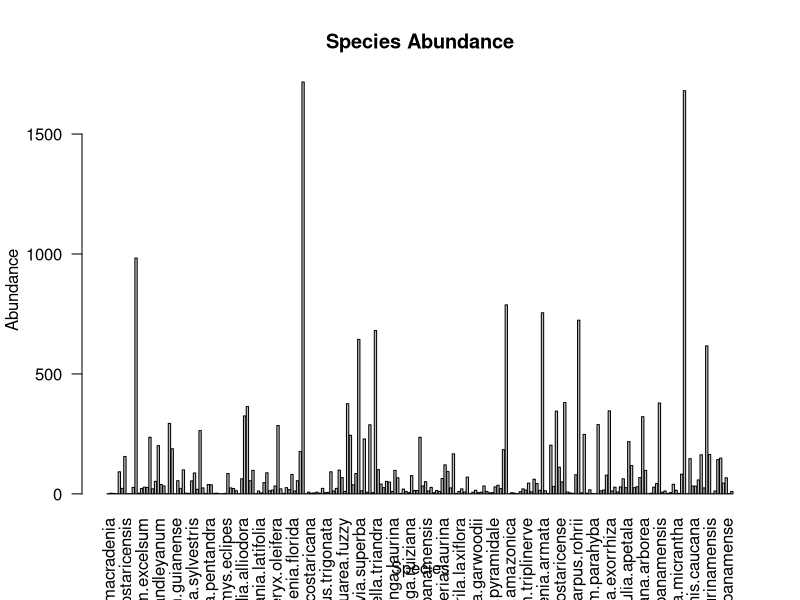
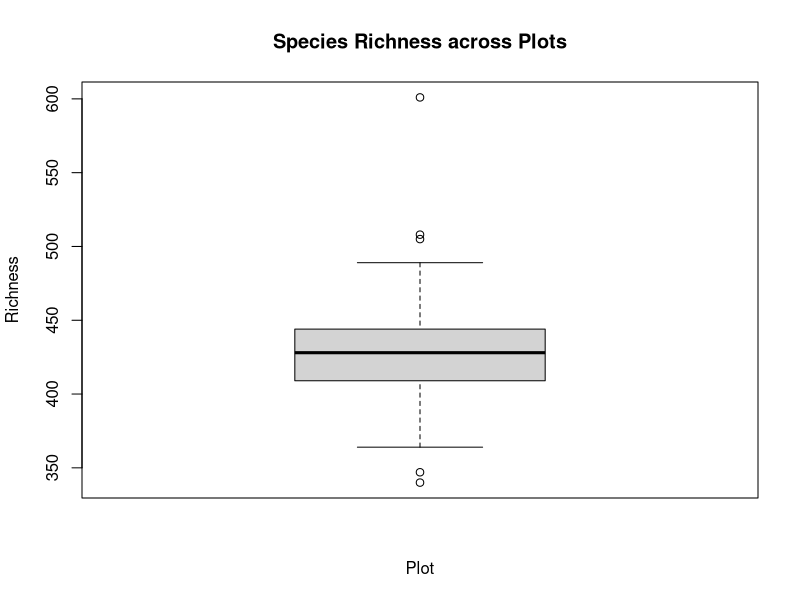
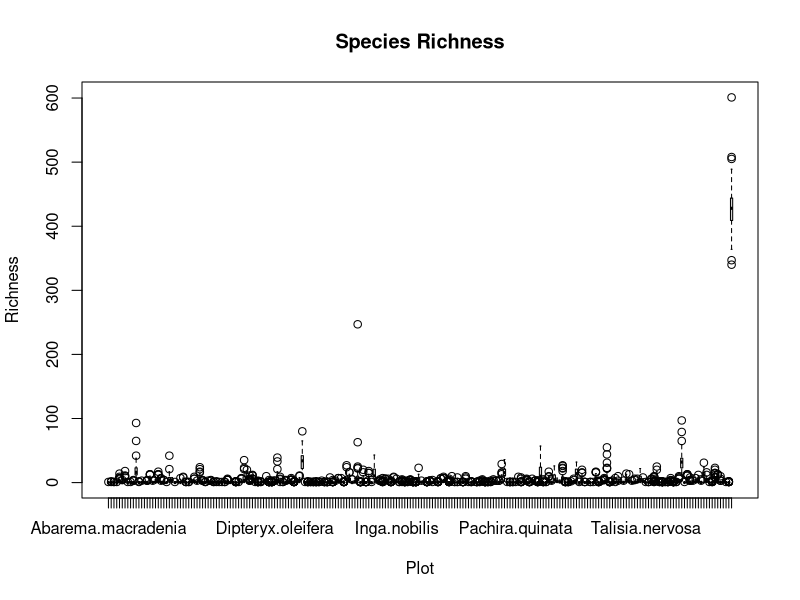
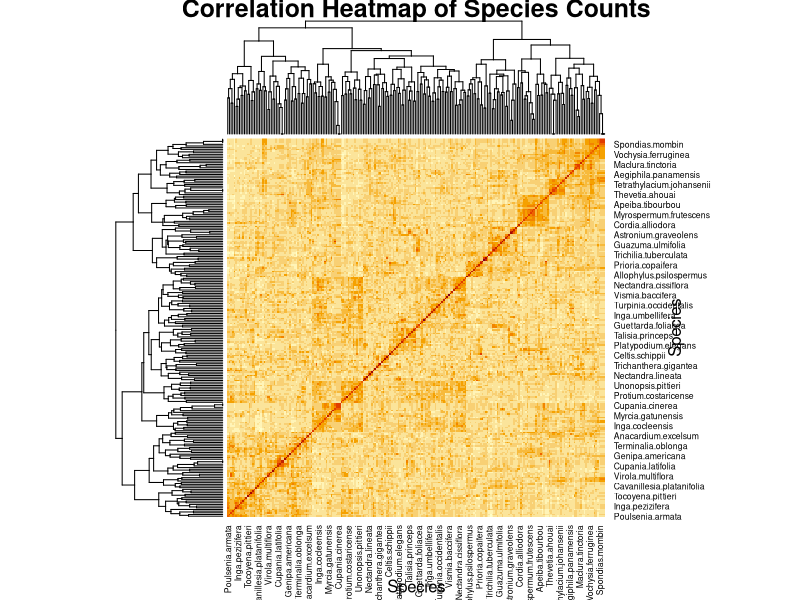
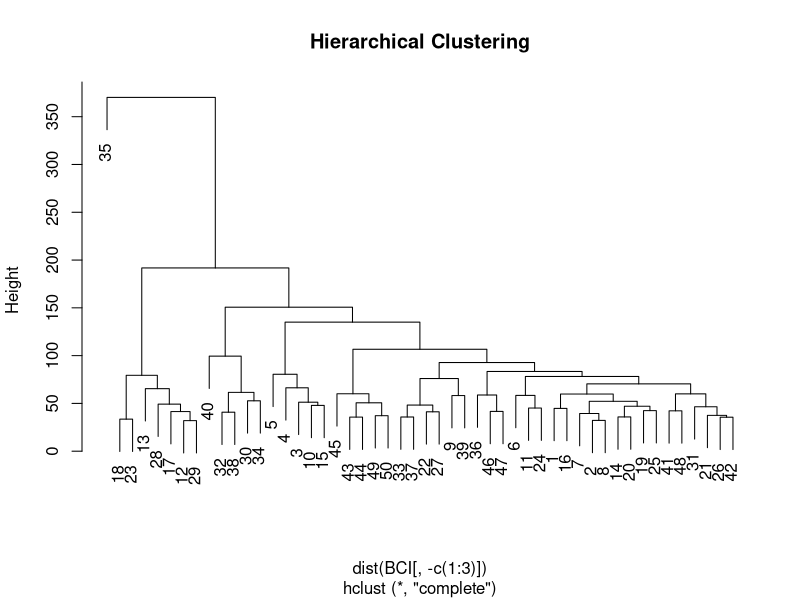
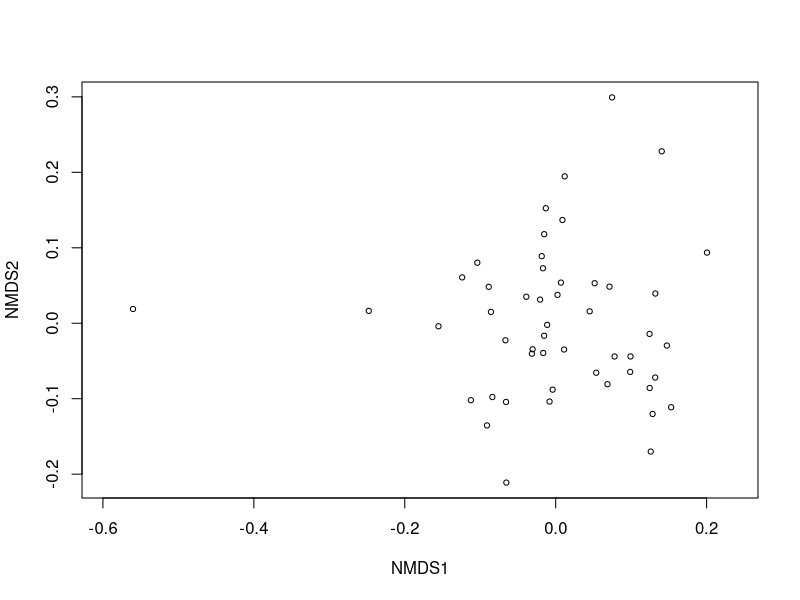
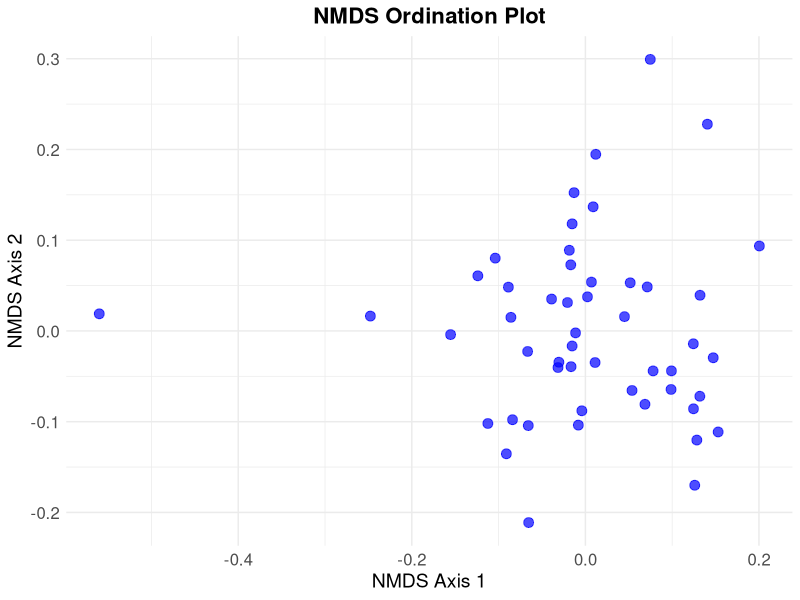
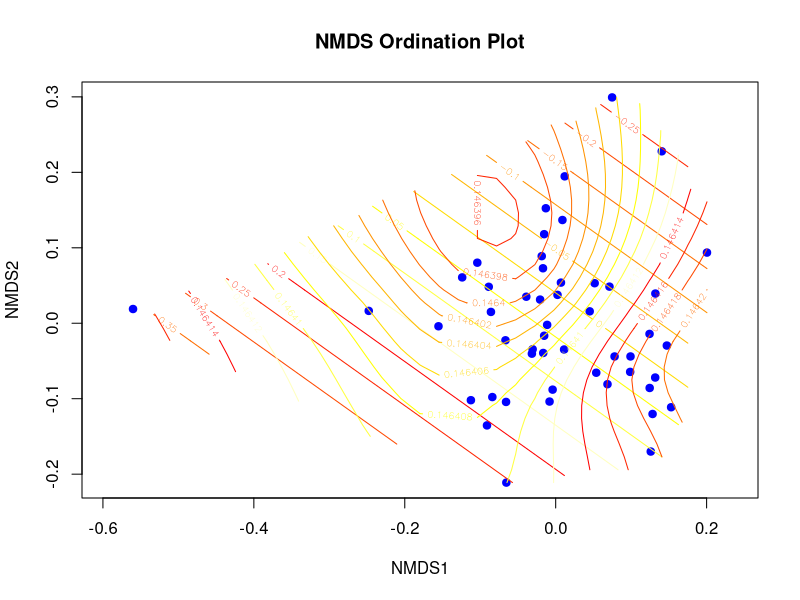

These charts were generated, in order, by the following R code:
# # Homework 1 ############################
#
# 1. Make EDA for data (5 points).
# 2. Build an ordination of objects using NMDS methods (descriptions, samples, etc.) (5 points).
# 3. Visualise the relationship between the resulting ordination and environmental parameters with functions envfit() and ordisufr()(5 points).
# 4. Draw conclusions about the most important factors (5 points).
#
# #*Data sources**
# 
# Trees on Barro Colorado (data from Condit et al. (2002), `BCI' data, `vegan' package).


# Step 1: Make EDA for data

# Loading the 'vegan' package
library(vegan)

# Load the BCI dataset
data(BCI)

# View dataset
str(BCI)

# Summary statistics
summary(BCI)

# Exploring the first few rows
head(BCI)


# Visualizing the distribution of species abundance
barplot(colSums(BCI), main = "Species Abundance", xlab = "Species", ylab = "Abundance", las = 2)

BCI$Richness <- rowSums(BCI)

# Species richness 
boxplot(BCI$Richness, main = "Species Richness across Plots", xlab = "Plot", ylab = "Richness")

boxplot(BCI, main = "Species Richness", xlab = "Plot", ylab = "Richness")


# Calculating the correlation matrix
correlation_matrix <- cor(BCI)

# Plot the correlation matrix as a heatmap
heatmap(correlation_matrix, 
        main = "Correlation Heatmap of Species Counts",
        xlab = "Species", ylab = "Species")


# Clustering analysis to identify patterns in species composition in every area
plot(hclust(dist(BCI[, -c(1:3)])), main = "Hierarchical Clustering")


#sTEP 2

# Preparing Data for NMDS analysis using Bray-Curtis dissimilarity for this example
dist_matrix <- vegdist(BCI, method = "bray")

# Performing NMDS Analysis
nmds_result <- metaMDS(dist_matrix)

# Visualizing NMDS Results
plot(nmds_result)



library(ggplot2)
# Extracting NMDS coordinates
nmds_coords <- nmds_result$points

# Converting NMDS coordinates to a data frame
nmds_df <- as.data.frame(nmds_coords)


# Plot
ggplot(mapping = aes(x = nmds_result$points[,1], y = nmds_result$points[,2])) +
  geom_point(color = "blue", size = 3, alpha = 0.7) +  
  labs(title = "NMDS Ordination Plot", x = "NMDS Axis 1", y = "NMDS Axis 2") +
  theme_minimal() +  
  theme(plot.title = element_text(hjust = 0.5, size = 16, face = "bold"),  
        axis.title = element_text(size = 14),  
        axis.text = element_text(size = 12),  
        legend.position = "none")  

#Step 3
# Generating sample data

set.seed(123)
env_vars <- data.frame(Env1 = rnorm(nrow(BCI)), Env2 = rnorm(nrow(BCI)))

# Fitting variables onto NMDS ordination
envfit_result <- envfit(nmds_result, env_vars)

# Plot NMDS ordination
ordiplot(nmds_result, display = "sites", type = "n", main = "NMDS Ordination Plot")
points(nmds_result, display = "sites", col = "blue", pch = 19)  # Plot sites


# Visualize the response surface of environmental variables using ordisurf
ordisurf(nmds_result, env_vars$Env1, col = heat.colors(10), add = TRUE)
ordisurf(nmds_result, env_vars$Env2, col = heat.colors(10), add = TRUE)


#Step 4
# Community Composition Patterns: The NMDS ordination plot reveals distinct patterns in the composition of forest communities on Barro Colorado Island (BCI). 
# Samples exhibit clustering along the NMDS axes, indicating similarities in species composition among some samples.
# The conclusions drawn from the analysis should be validated through further statistical tests and comparison with existing literature. 
# For future analysis it may be useful to add some data like soil type and exact location of each sample to use more factors in statistical analysis.
